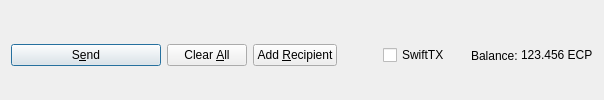
         <widget class="QFrame" name="frame_Send">
          <layout class="QHBoxLayout" name="horizontalLayout">
           <property name="bottomMargin">
            <number>0</number>
           </property>
           <item>
            <widget class="QPushButton" name="sendButton">
             <property name="minimumSize">
              <size>
               <width>150</width>
               <height>0</height>
              </size>
             </property>
             <property name="toolTip">
              <string>Confirm the send action</string>
             </property>
             <property name="text">
              <string>S&amp;end</string>
             </property>
             <property name="icon">
              <iconset resource="../ecopay.qrc">
               <normaloff>:/icons/send</normaloff>:/icons/send</iconset>
             </property>
             <property name="autoDefault">
              <bool>false</bool>
             </property>
             <property name="default">
              <bool>true</bool>
             </property>
            </widget>
           </item>
           <item>
            <widget class="QPushButton" name="clearButton">
             <property name="sizePolicy">
              <sizepolicy hsizetype="Minimum" vsizetype="Fixed">
               <horstretch>0</horstretch>
               <verstretch>0</verstretch>
              </sizepolicy>
             </property>
             <property name="toolTip">
              <string>Clear all fields of the form.</string>
             </property>
             <property name="text">
              <string>Clear &amp;All</string>
             </property>
             <property name="icon">
              <iconset resource="../ecopay.qrc">
               <normaloff>:/icons/remove</normaloff>:/icons/remove</iconset>
             </property>
             <property name="autoDefault">
              <bool>false</bool>
             </property>
            </widget>
           </item>
           <item>
            <widget class="QPushButton" name="addButton">
             <property name="toolTip">
              <string>Send to multiple recipients at once</string>
             </property>
             <property name="text">
              <string>Add &amp;Recipient</string>
             </property>
             <property name="icon">
              <iconset resource="../ecopay.qrc">
               <normaloff>:/icons/add</normaloff>:/icons/add</iconset>
             </property>
             <property name="autoDefault">
              <bool>false</bool>
             </property>
            </widget>
           </item>
           <item>
            <spacer name="horizontalSpacer">
             <property name="orientation">
              <enum>Qt::Horizontal</enum>
             </property>
             <property name="sizeHint" stdset="0">
              <size>
               <width>40</width>
               <height>20</height>
              </size>
             </property>
            </spacer>
           </item>
           <item>
            <layout class="QHBoxLayout" name="horizontalLayout_2">
             <property name="spacing">
              <number>3</number>
             </property>
             <item>
              <widget class="QCheckBox" name="checkSwiftTX">
               <property name="enabled">
                <bool>true</bool>
               </property>
               <property name="minimumSize">
                <size>
                 <width>85</width>
                 <height>0</height>
                </size>
               </property>
               <property name="text">
                <string>SwiftTX</string>
               </property>
              </widget>
             </item>
             <item>
              <widget class="QLabel" name="label">
               <property name="text">
                <string>Balance:</string>
               </property>
              </widget>
             </item>
             <item>
              <widget class="QLabel" name="labelBalance">
               <property name="sizePolicy">
                <sizepolicy hsizetype="Preferred" vsizetype="Fixed">
                 <horstretch>0</horstretch>
                 <verstretch>0</verstretch>
                </sizepolicy>
               </property>
               <property name="cursor">
                <cursorShape>IBeamCursor</cursorShape>
               </property>
               <property name="text">
                <string notr="true">123.456 ECP</string>
               </property>
               <property name="textInteractionFlags">
                <set>Qt::LinksAccessibleByMouse|Qt::TextSelectableByKeyboard|Qt::TextSelectableByMouse</set>
               </property>
              </widget>
             </item>
            </layout>
           </item>
          </layout>
         </widget>
